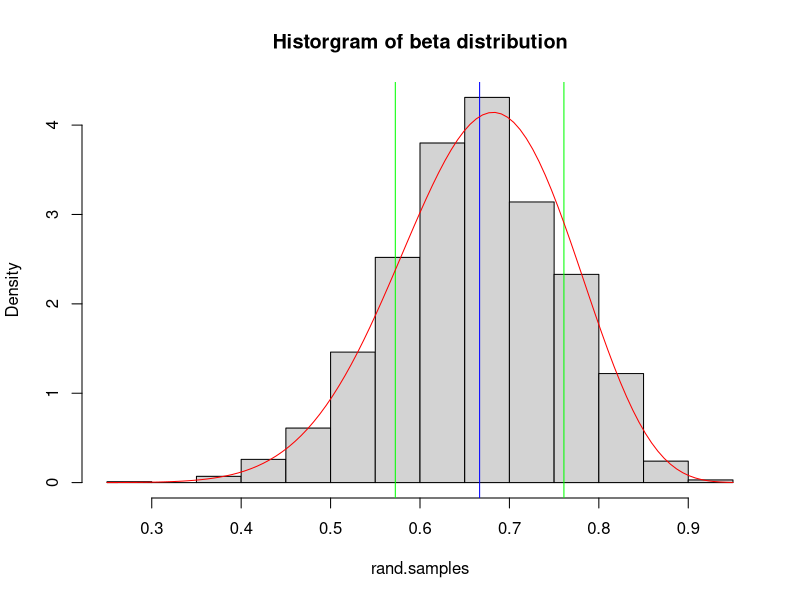
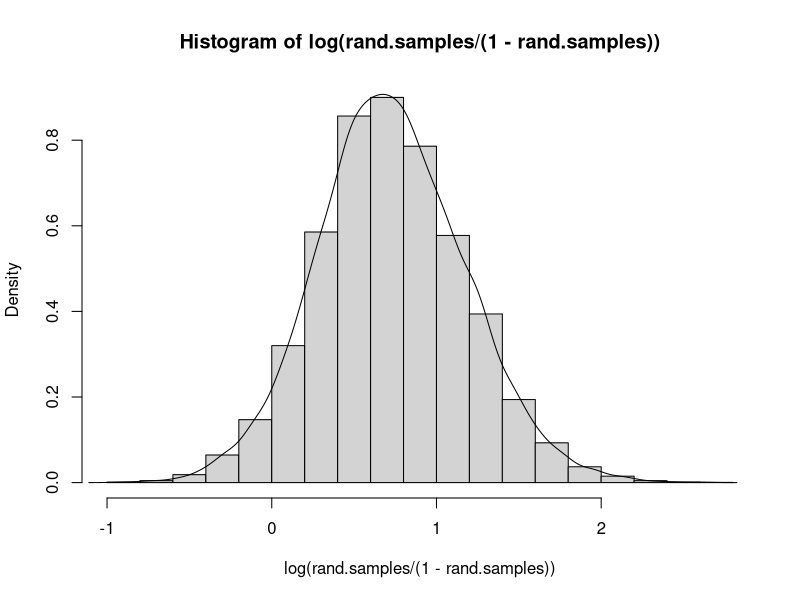

The R source for these figures, in order:
### 1 a)
set.seed(235)

# Variables
s = 14
n = 20
a0 = b0 = 2
f = n - s
a_n = a0 + s
b_n = b0 + f

rand.samples = rbeta(n*100, a_n, b_n)

# True values
mean = (a_n) / (a_n+b_n)
variance = ((a_n) * (b_n)) / (((a_n) + (b_n))^2 * ((a_n) + (b_n) + 1))
stdev = variance^0.5

# Plots
hist(rand.samples,freq=FALSE,main = "Historgram of beta distribution")
abline(v=mean, col = "blue")
abline(v=mean-stdev, col = "green")
abline(v=mean+stdev, col = "green")
x = seq(0,1,length=100)
curve(dbeta(x,a0+s,b0+f),add=TRUE,col="red")

### 1 b)
set.seed(235)

nDraws = 10000
rand.samples = rbeta(nDraws, a_n, b_n)
p_calc = 100*sum(rand.samples<0.4)/length(rand.samples)
p_true = 100*pbeta(0.4, a0+s,b0+f)

### 1 c)

prior = beta(a0, b0)
hist(log(rand.samples/(1-rand.samples)), freq=FALSE)
lines(density(log(rand.samples/(1-rand.samples))))